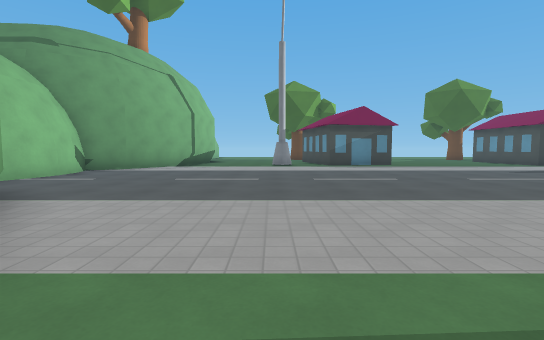
view 1 (above)

24 first-person views from a walk through a 3-D level made in the Godot game engine. The camera is 1.3 m above the floor, tilts 4° down and sees 85° across. The floor is counted in squares, 1.8 m on a side. Each view is taken from the middle of a square. On the plan, view 1 faces up. The plan holds only what a view shows up to about 10 squares ahead; the rest is blank. The place goes on beyond the plan. Surface patterns are stand-ins for the level's own textures.

view 2
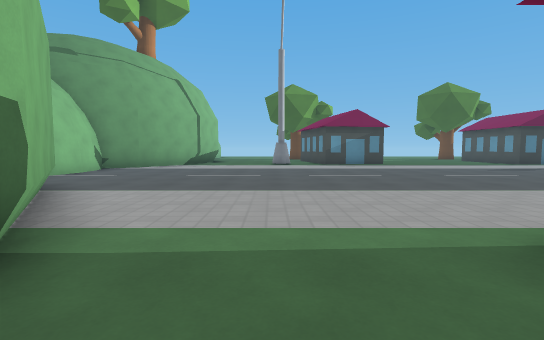

view 3
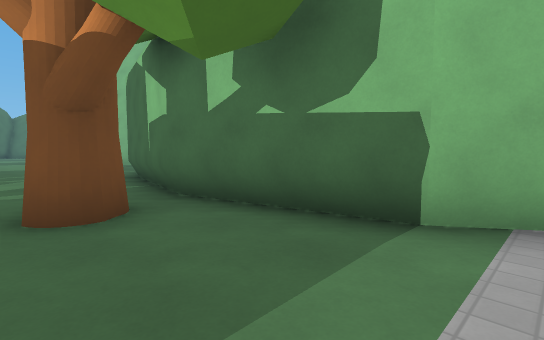

view 4
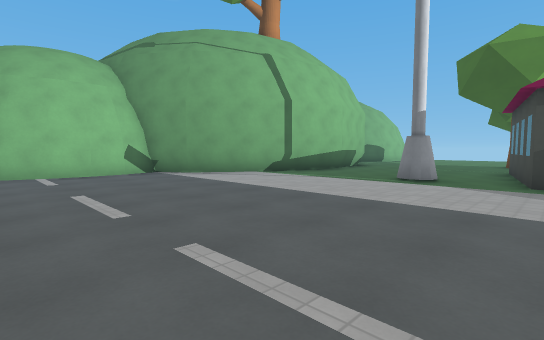

view 5
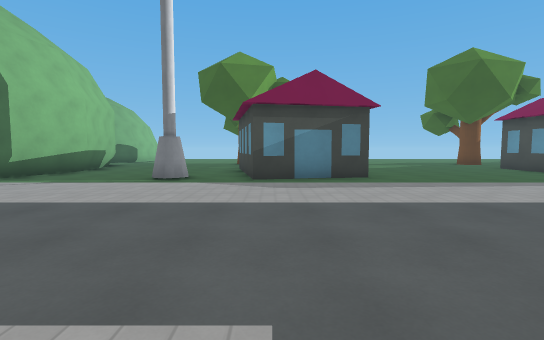

view 6
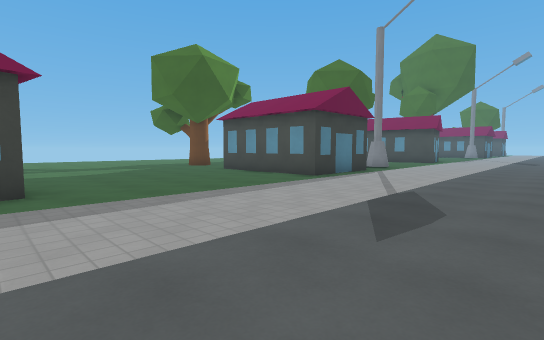

view 7
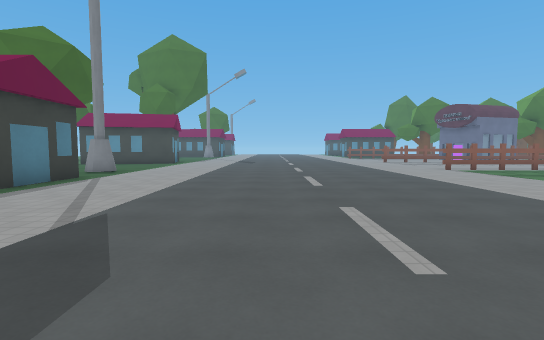

view 8
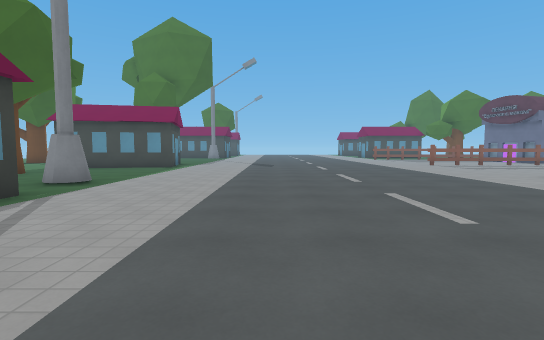

view 9
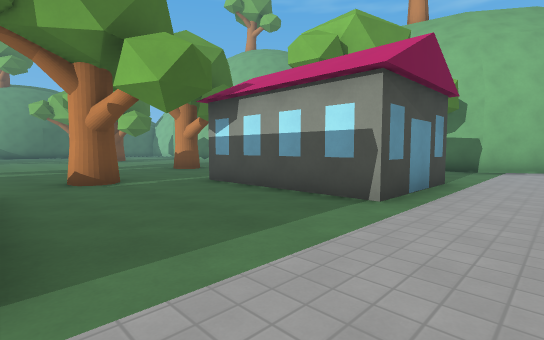

view 10
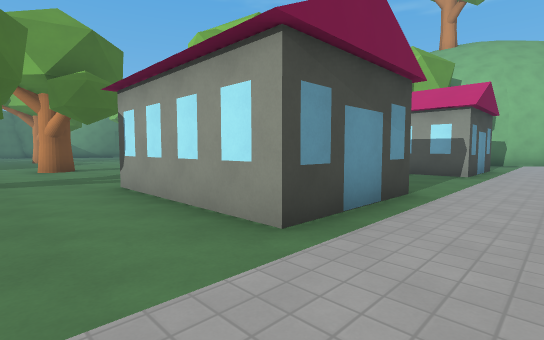

view 11
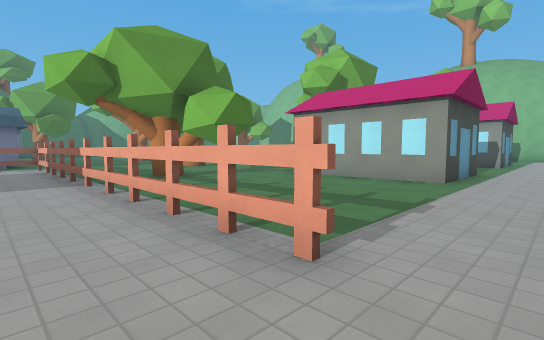

view 12
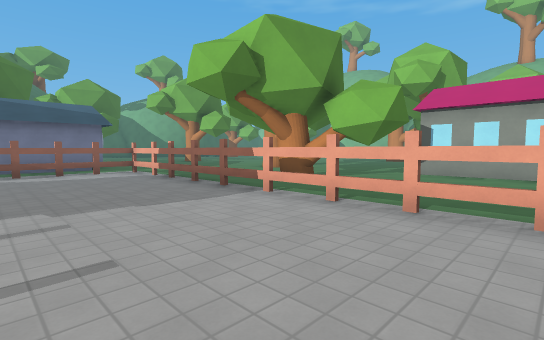

view 13
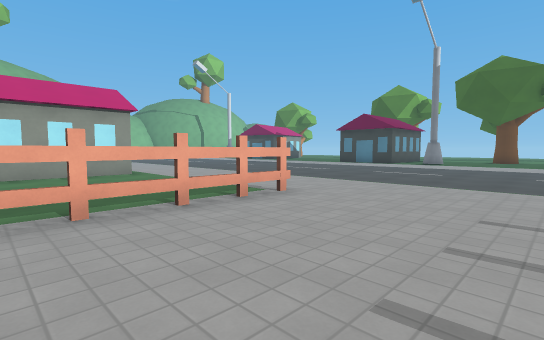

view 14
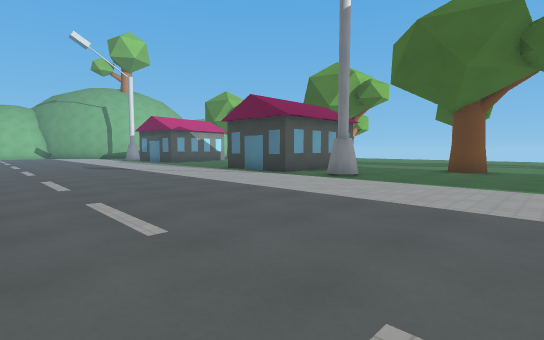

view 15
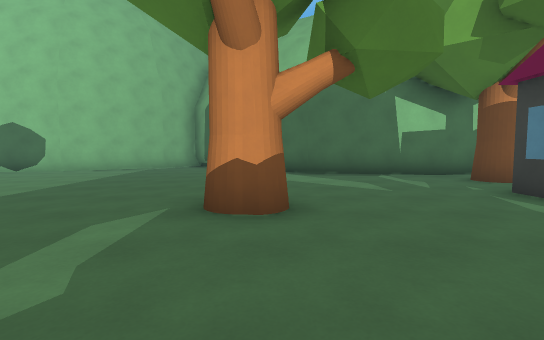

view 16
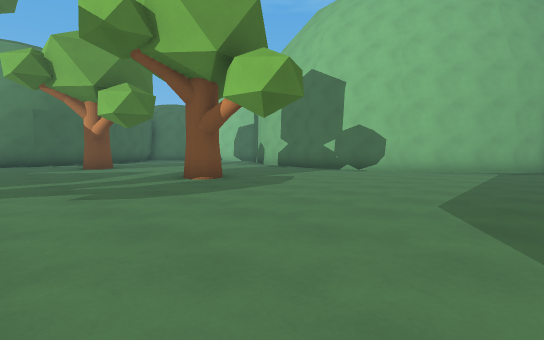

view 17
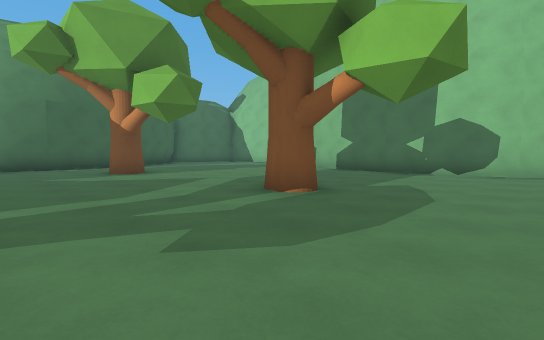

view 18
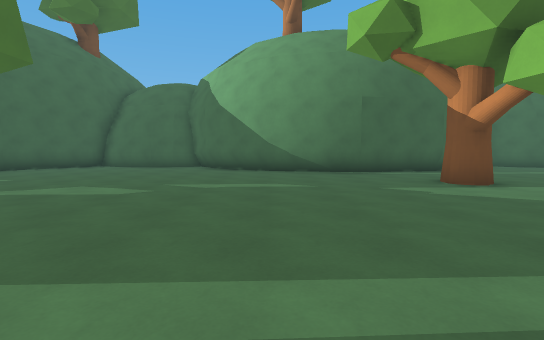

view 19
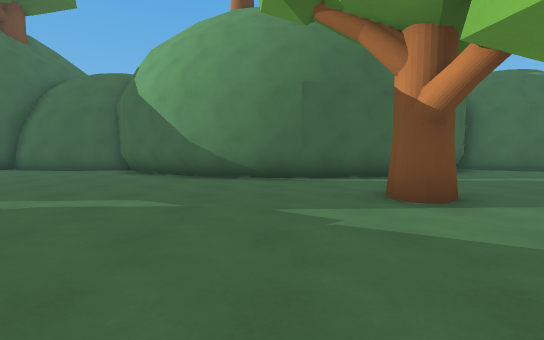

view 20
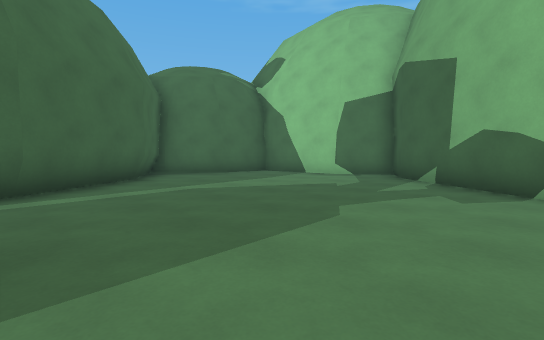

view 21
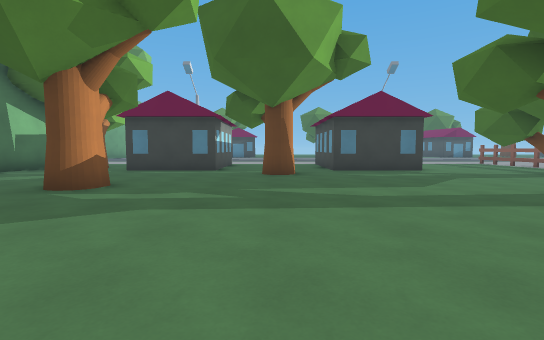

view 22
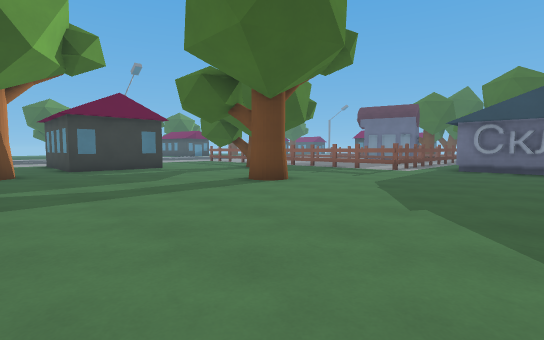

view 23
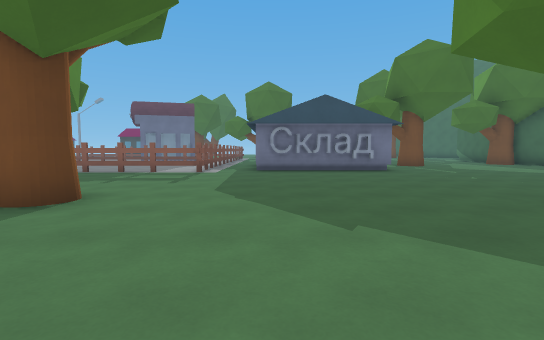

view 24
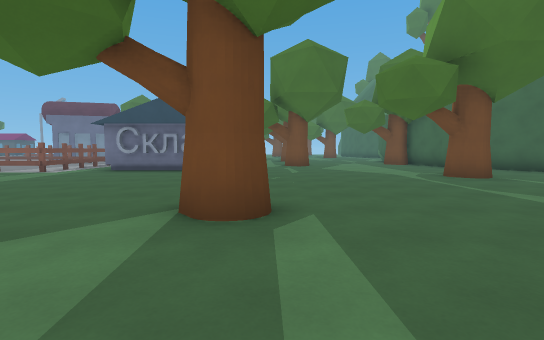

### Floor plan
Key: @ floor where view 1 was taken; # wall or solid block; . floor; H house; T thing the floor can be seen under or through.
Columns run from 6 left of view 1 to 21 right of it. Each row starts with its distance up from view 1.
 17       ..#   ..... H     .#.
 16   #.....#   ......#    .....
 15   #......   ......#   ......
 14   #...... #H......#  .......
 13  ##...#...........###.#.....
 12  #..........................
 11 ##..........................
 10 #...........................
  9 #...........................
  8 #...........................
  7 #...........................
  6 .............  .............
  5   ...........   ............
  4   #.........     ...........
  3   ##........................
  2    #...................T....
  1    ##...###H...###H....T....
  0     #.@.  ##...  ##....T....
 -1     #...   #...   #....T....
 -2     #.#.   #...#  #....T....
 -3     #...####...####....T....
 -4     #........#.......#.T....
 -5     #................#.#....
 -6     #..................#....
 -7     .....#.............#....
 -8     ...................#....
 -9     ..............#....#....
-10    .....................####
-11  #.........................
-12  ##.....................###
-13   #.....................#
-14   ##....................#
-15    #..........  ........#
-16    #.............#......#
-17    #.....#...............
-18    #.....................
-19    # ....................
-20   ##.....................
-21   #......................
-22  ##.......#...........#..
-23  #.....................
-24  #......................
-25  #......................#
-26  #......#######........##
-27  ##....##     ###....
-28   ###.##        #####
-29     ###

Positions as (right, up) in squares from view 1, and headings:
1: (0, 0), facing up
2: (0, -1), facing up
3: (1, 2), facing down-left
4: (3, 6), facing up-left
5: (3, 6), facing up
6: (5, 8), facing up-right
7: (7, 8), facing right
8: (10, 9), facing right
9: (9, 3), facing down-left
10: (14, 3), facing down-left
11: (19, 3), facing down-left
12: (21, 0), facing down-left
13: (21, -2), facing up-left
14: (21, 6), facing up-left
15: (7, -7), facing left
16: (7, -10), facing down-left
17: (7, -13), facing down-left
18: (8, -16), facing down
19: (6, -18), facing down
20: (3, -20), facing down-left
21: (7, -13), facing up
22: (7, -14), facing up-right
23: (8, -12), facing right
24: (8, -17), facing right
